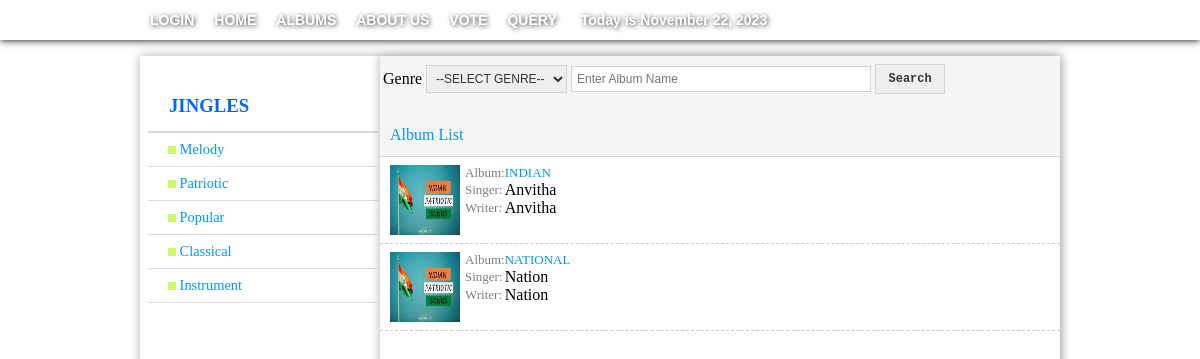
Screenshot of /Frontend/AlbumByGenre.php?id=32 with the database file from the repository.
### tables this page shows
CREATE TABLE `tblgenre` (
  `id` int(10) NOT NULL,
  `genname` varchar(50) DEFAULT NULL,
  `gendesc` varchar(250) DEFAULT NULL,
  `genimage` varchar(30) DEFAULT NULL
);

CREATE TABLE `tblalbum` (
  `id` int(100) NOT NULL,
  `albumgen` int(100) DEFAULT NULL,
  `albumname` varchar(60) DEFAULT NULL,
  `albumsinger` varchar(100) DEFAULT NULL,
  `albumwriter` varchar(100) DEFAULT NULL,
  `albumdesc` varchar(250) DEFAULT NULL,
  `albumimage` varchar(30) DEFAULT NULL
);

### Frontend/AlbumByGenre.php (the view, shortened to what this page needs)
<!DOCTYPE html PUBLIC "-//W3C//DTD XHTML 1.0 Transitional//EN" "http://www.w3.org/TR/xhtml1/DTD/xhtml1-transitional.dtd">
<html xmlns="http://www.w3.org/1999/xhtml"  style="background:url(https://cdn4.vectorstock.com/i/1000x1000/40/68/abstract-blue-musical-background-with-golden-notes-vector-3014068.jpg)>
<head>
<meta http-equiv="Content-Type" content="text/html; charset=utf-8" />
<link rel="stylesheet" type="text/css" href="CSS/index.css" />
</head>
<body  style="background:url(https://cdn4.vectorstock.com/i/1000x1000/40/68/abstract-blue-musical-background-with-golden-notes-vector-3014068.jpg)">
<div  style="height: 40px;
        width: 100%;
        background: url((https://cdn4.vectorstock.com/i/1000x1000/40/68/abstract-blue-musical-background-with-golden-notes-vector-3014068.jpg);
        -moz-box-shadow: 0px 0px 8px #000;
        -webkit-box-shadow: 0px 0px 8px #000;
        -box-shadow: 0px 0px 8px #000;
        border: 1px medium #000;">
	<div class="menu">
    	<ul>
			<li><a href="../loginpage.php">LOGIN</a></li>
        	<li><a href="../index.php">HOME</a></li>
            <li><a href="Albums.php">ALBUMS</a></li>
            <li><a href="AboutUs.php">ABOUT US</a></li>
			<li><a href="Songs.php">VOTE</a></li>
			<li><a href="../dialog_box.php">QUERY</a></li>
            <li><a><?php
				$today = date("F j, Y");
				echo '&nbsp;Today is '.$today;
				?></a></li>
    	</ul>
    </div>
</div>
<div class="container_wrapper">
    <div class="sidebar_menu">
    	<h3 class="header_1">JINGLES</h3>
            <ul>
                <?php
                require_once('../Administrator/PHP/connect.php');
                $getGen= mysqli_query($connect,"SELECT id,genname FROM tblgenre");
                while($rowGen = mysqli_fetch_array($getGen)){
                ?>
                <li>
                <a href="AlbumByGenre.php?id=<?php echo $rowGen['id']?>"><img src="../Templates/list-style.png" height="8"  width="8"/>&nbsp;<?php echo $rowGen['genname']?></a>
                </li>
                <?php } ?>
            </ul>
    </div>
    <div class="col2">
    	<div class="search_box">
        	<form name="search" id="search" method="post" action="Search.php" onsubmit="return validate()">
            	<table>
                	<tr>
                    	<td>Genre</td>
                    	<td>
                        	<select name="genre">
                            <option value="SELECT" selected="selected">--SELECT GENRE--</option>
                            </select>
                        </td>
                        <td>
                        	<input type="text" id="search" name="search" placeholder="Enter Album Name" size="39"/>
                        </td>
                        <td>
                        	<input type="submit" value="Search" id="sub"/>
                		</td>
                    </tr>
                </table>
            </form>
    	</div>
     	<div id="header_title">Album List</div>
        <?php
		$id = $_GET['id'];
		$start = $_GET['start'];
		$eu = $start - 0;
		$limit = 10;
        $getAlbum = mysqli_query($connect,"SELECT * FROM tblalbum  WHERE albumgen = '$id' ORDER BY id LIMIT $eu,$limit");
        while($rowAlbum = mysqli_fetch_array($getAlbum)){
       	?>
     		<div class="content_holder">
            	<div class="info">
                	<?php echo "<img src=../Administrator/PHP/upload_images/genre/$rowAlbum[albumimage] height=70 width=70/>"; ?>
                	<div class="info1">
                    	<?php
						$album = strtoupper($rowAlbum['albumname']);
						echo '<table cellpadding=0 cellspacing=0>';
							echo '<tr>';
								echo '<td><label id=album>Album:</label></td>';
								echo "<td><a href='ViewSongs.php?id=".$rowAlbum['id']."' id=link>".$album."</td>";
							echo '</tr>';
							echo '<tr>';
								echo '<td><label id=a1>Singer:</label></td>';
								echo '<td><label id=a2>'.$rowAlbum['albumsinger'].'</label></td>';
							echo '</tr>';
							echo '<tr>';
								echo '<td><label id=a1>Writer:</label></td>';
								echo '<td><label id=a2>'.$rowAlbum['albumwriter'].'</label></td>';
							echo '</tr>';
						echo '</table>';
						?>
                    </div>
                </div>
            </div>
        <?php
			}
		?>
    </div>
</div>
</body>
</html>

### Frontend/CSS/index.css (style rules this page uses)
html,body { padding:0px; margin:0px; background:url(https://cdn4.vectorstock.com/i/1000x1000/40/68/abstract-blue-musical-background-with-golden-notes-vector-3014068.jpg) }
.menu { width:920px; margin-left:auto; margin-right:auto; }
.menu ul { padding:0px; margin:0px; }
.menu ul li { position:relative; float:left; list-style:none; line-height:40px; }
.menu ul li a { text-decoration:none; padding:10px; line-height:20px; font-family:Arial, Helvetica, sans-serif; font-size:14px; font-weight:900; text-shadow:1px 1px 5px #333; color:#FFF; }
.sidebar_menu { width:230px; height:1000px; float:left; margin-left:8px; }
.sidebar_menu .header_1 { font-weight:bold; color:#06F; height:36px; margin-bottom:0px; padding:20px 0px 0px 21px; border-bottom:2px solid #dadada; }
.sidebar_menu ul { padding:0px; margin:0px; list-style-type:none; margin-bottom:10px; }
.sidebar_menu ul li { padding-bottom:0px; }
.sidebar_menu ul li a { font:"Trebuchet MS", Arial, Helvetica, sans-serif; font-size:90%; color:#09F; display:block; border-bottom:1px solid #dadada; padding-left:20px; text-decoration:none; padding-top:8px; padding-bottom:8px; }
.container_wrapper { width:920px; height:1000px; padding:0px; position:relative; margin-top:16px; margin-left:auto; margin-right:auto; background:#FFF; -moz-box-shadow:0px 0px 10px #B0B0B0; -webkit-box-shadow:0px 0px 10px #B0B0B0; -khtml-box-shadow:0px 0px 10px #B0B0B0; }
.col2 { height:100%; width:680px; float:right; position:relative; padding:0px; margin:0px; -moz-box-shadow:0px 0px 10px #B0B0B0; -webkit-box-shadow:0px 0px 10px #B0B0B0; -khtml-box-shadow:0px 0px 10px #B0B0B0; border:1px medium #B0B0B0; background:#FFF; }
.search_box { width:100%; height:55px; background:#F5F5F5;position:absolute; padding-top:5px; }
input,select { padding:5px 5px; border:1px solid #D4D4D4; font-family:"Trebuchet MS", Arial, Helvetica, sans-serif; font-size:12px; color:#333; display:inline-block; }
#album { font-family:Bernard MT Condensed; color:#7E7E7E; font-size:13px }
#a1 { font-family:Bernard MT Condensed; color:#7E7E7E; font-size:13px }
#link { text-decoration:none; font-family:Bernard MT Condensed; font-size:13px; color:#09F }
.info { height:auto; width:100%;position:relative; top:8px; }
.info1 { height:70px; width:595px; float:right; padding:0px; }
#header_title { height:30px; padding-top:10px; margin-top:60px; background:#F5F5F5; padding-left:10px; position:relative; border-bottom:1px solid #dadada; font-family:Bernard MT Condensed; color:#09F; }
.content_holder { height:80px; padding-left:10px; padding-bottom:6px; border-bottom:1px dashed #CCC; }
#sub { cursor:pointer; width:250px; font-family:"Courier New", Courier, monospace; font-weight:600; height:30px; margin-top:10px; }

### Frontend/AlbumByGenre.php (style rules this page uses)
#sub { cursor:pointer; width:70px; font-family:"Courier New", Courier, monospace; font-weight:600;height:30px; margin-top:0 }

### rows the page displays
tblgenre: genname "Melody"
tblgenre: genname "Patriotic"
tblgenre: genname "Popular"
tblgenre: genname "Classical"
tblgenre: genname "Instrument"
tblalbum: albumimage (picture), albumname "INDIAN", albumsinger "Anvitha", albumwriter "Anvitha"
tblalbum: albumimage (picture), albumname "NATIONAL", albumsinger "Nation", albumwriter "Nation"
